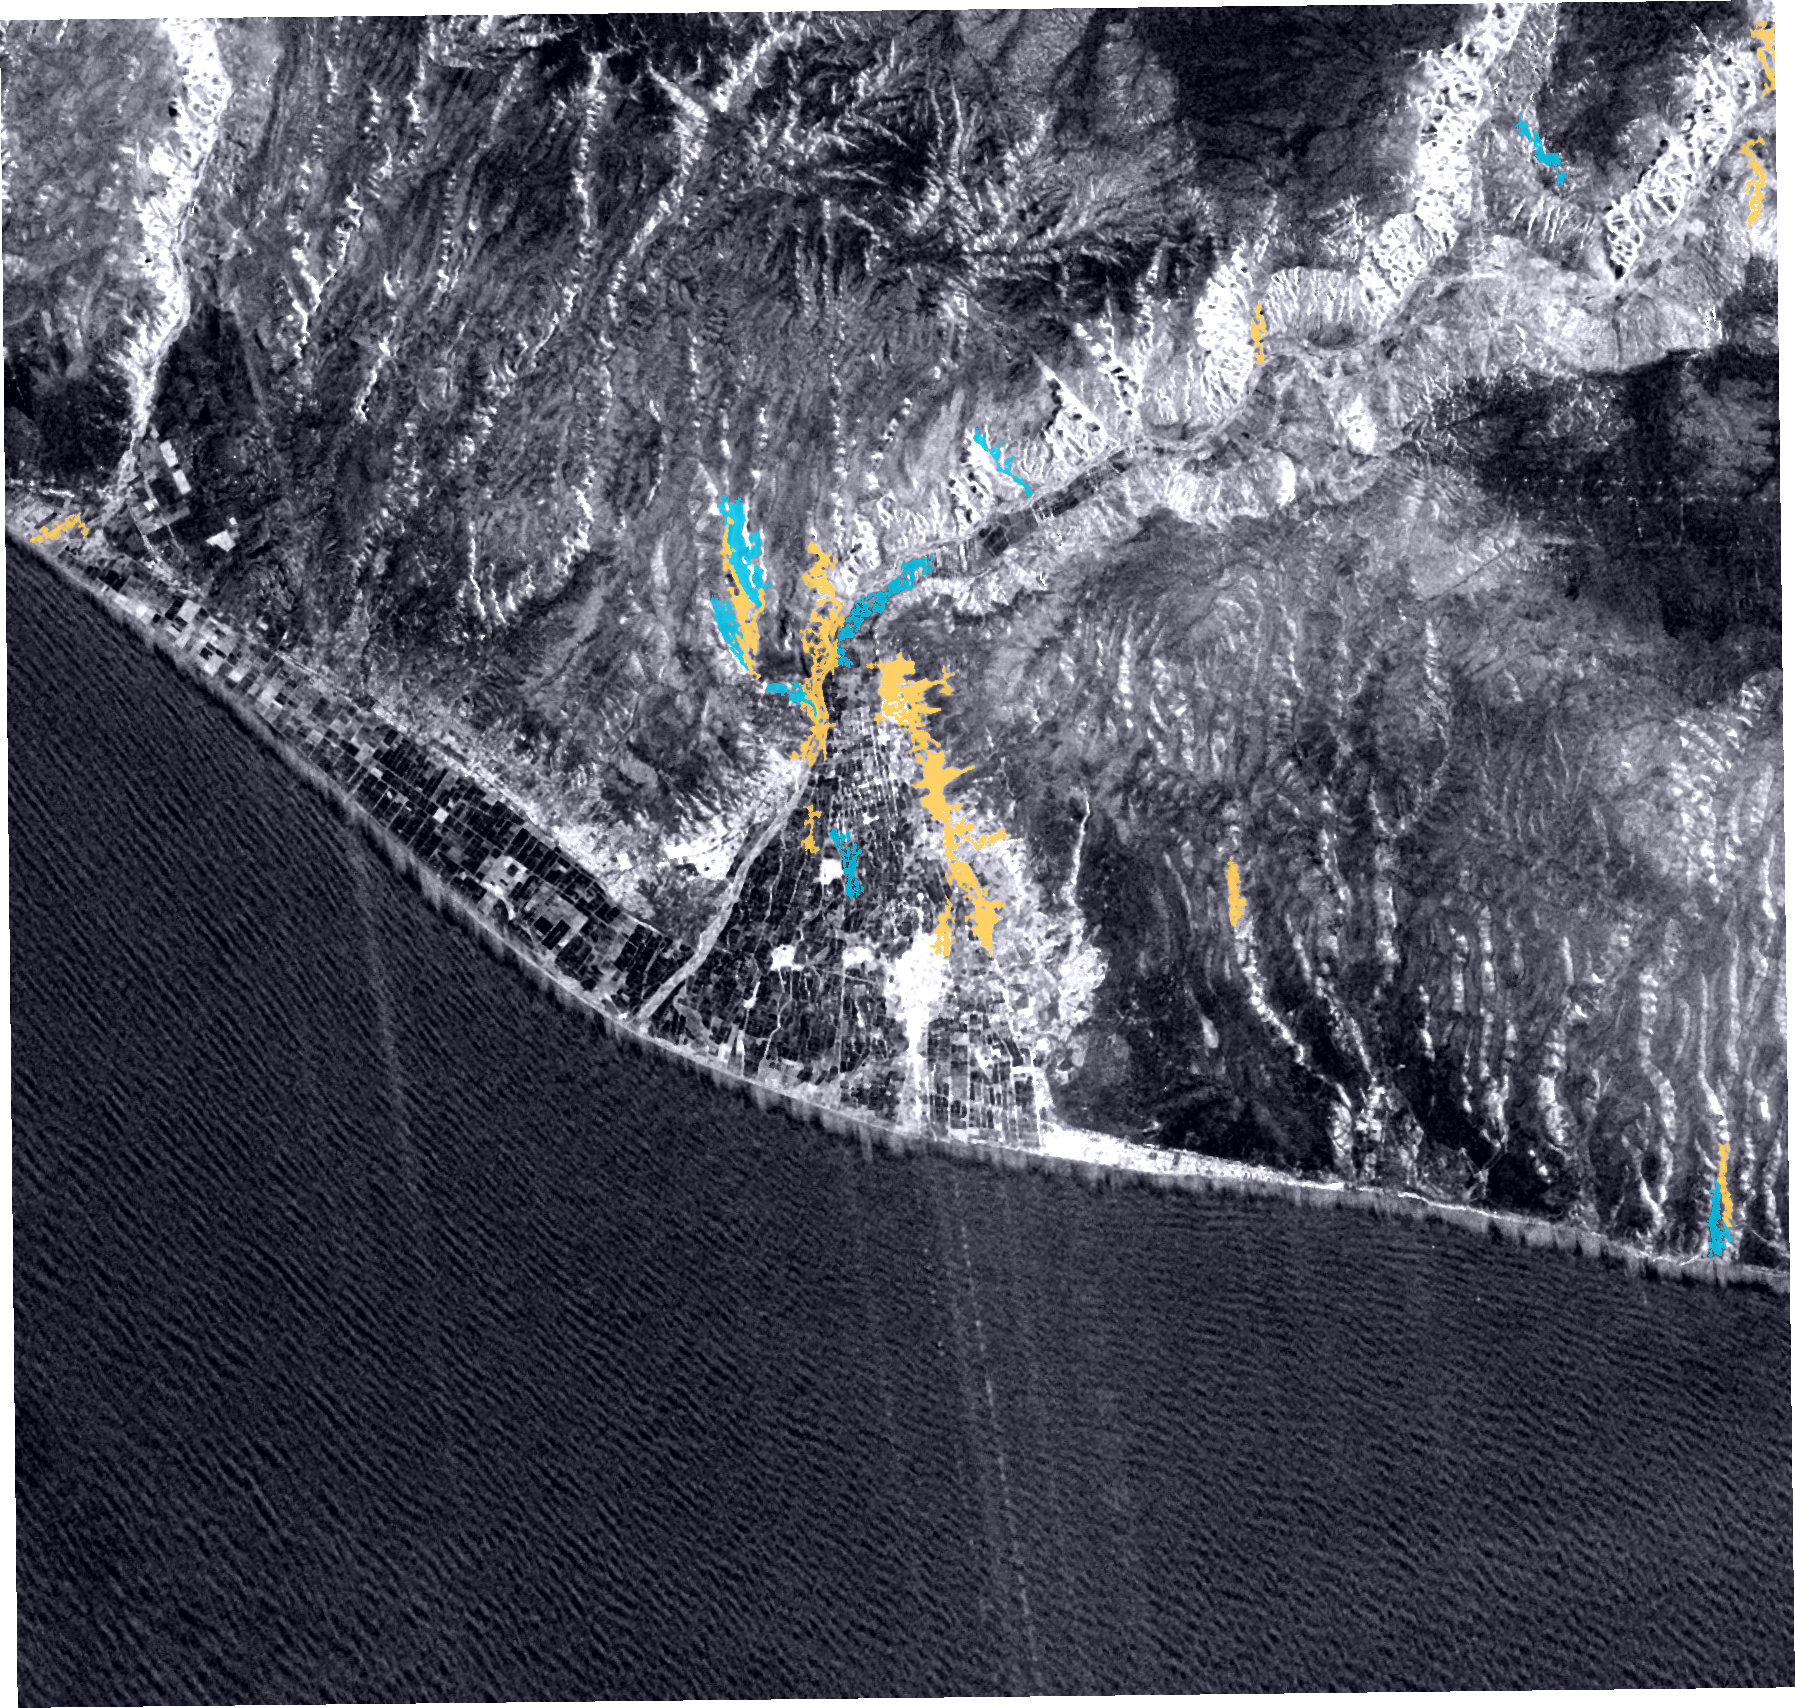

Recreate this plot in Python.
"""Vista previa de la exportacion tal como la pinta el visor."""
import json
import sys
from pathlib import Path

from PIL import Image, ImageDraw

root = Path(sys.argv[1] if len(sys.argv) > 1 else "output/nisar_majes")
out = sys.argv[2] if len(sys.argv) > 2 else "tmp_preview.png"
man = json.loads((root / "web_manifest.json").read_text(encoding="utf-8"))
sar = Image.open(root / man["layers"]["sar_before"]).convert("RGBA")
mask = Image.open(root / man["layers"]["channels_before"]).convert("RGBA")
geo = json.loads((root / man["channels"]).read_text(encoding="utf-8"))

base = sar.convert("RGB")
base = Image.alpha_composite(base.convert("RGBA"), mask).convert("RGB")
d = ImageDraw.Draw(base)
w, h = base.size
west, south = man["bounds"][0]
east, north = man["bounds"][1]
colors = {"corredor_ripario_claro": (255, 212, 59), "agua_abierta_oscura": (0, 229, 255)}
for f in geo["features"]:
    pts = [( (p[0]-west)/(east-west)*w, (north-p[1])/(north-south)*h ) for p in f["geometry"]["coordinates"]]
    if len(pts) > 1:
        d.line(pts, fill=colors.get(f["properties"]["tipo"], (255, 0, 0)), width=3)
base.save(out)
print("saved", out, base.size, "features", len(geo["features"]))
for f in geo["features"][:8]:
    p = f["properties"]
    print(" ", p["tipo"], p["largo_m"], "m", p["elongacion"], p["db_medio"])
